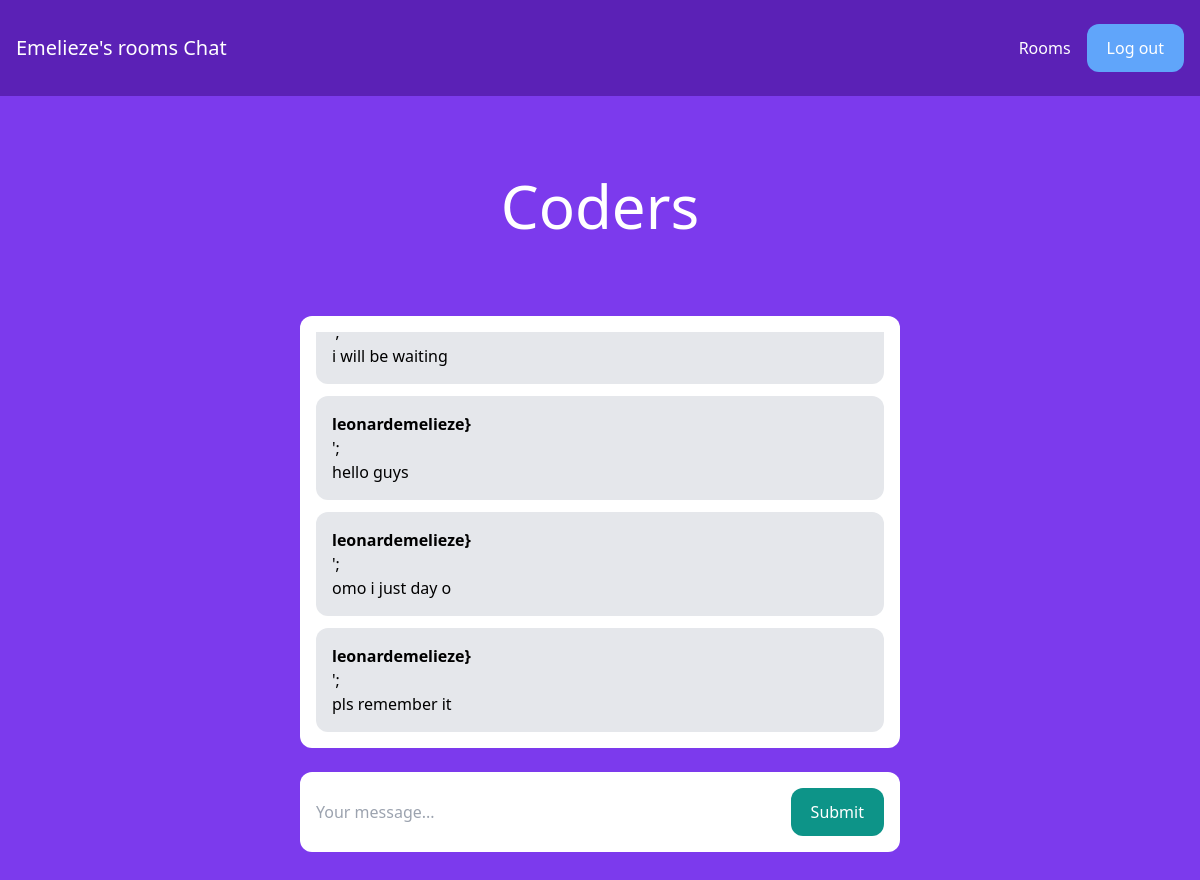
Page /rooms/coders/ (signed in) on the earlier database version.
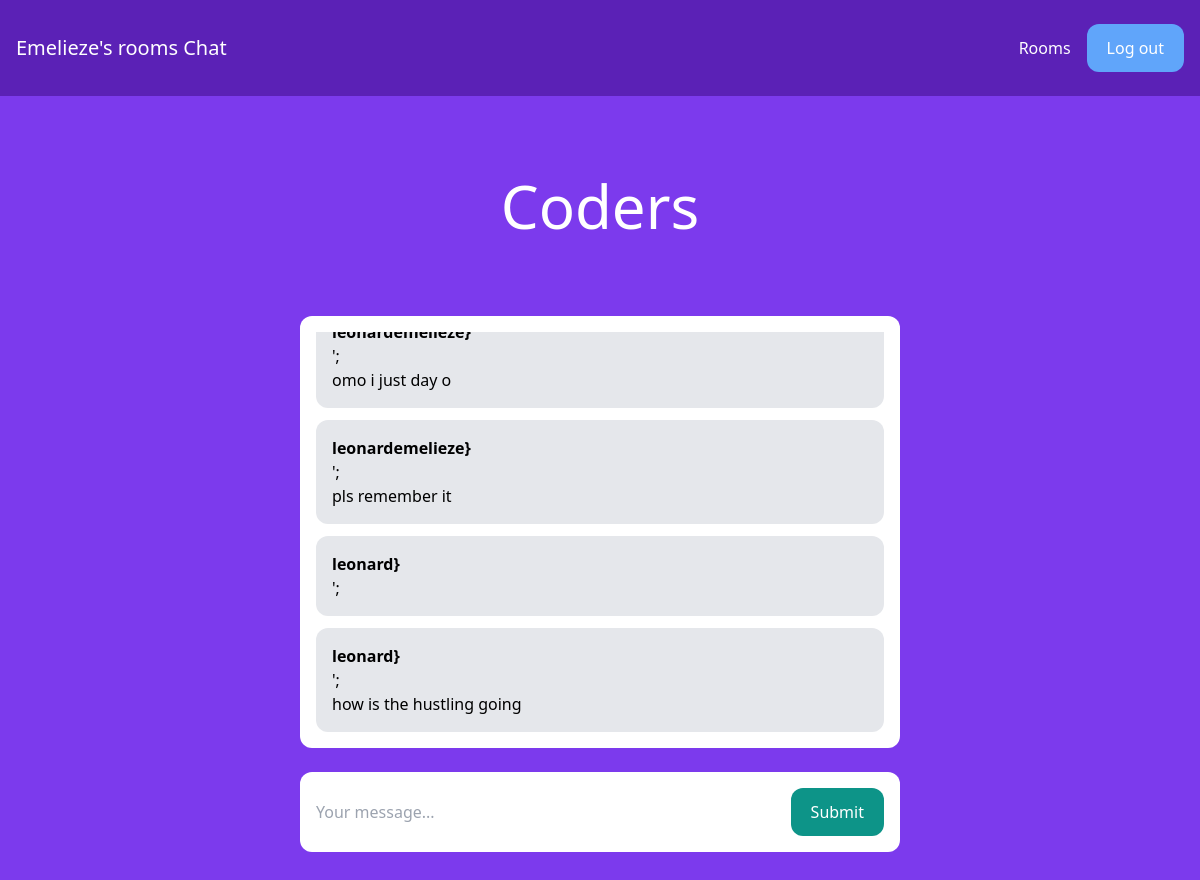
Same page on the later database version.
### room/models.py (models this page shows)
class Room (models.Model):
    name = models.CharField(max_length=225)
    slug = models.SlugField(unique=True)

class Message(models.Model):
    room = models.ForeignKey(Room, related_name='messages', on_delete=models.CASCADE)
    user = models.ForeignKey(User, related_name='messages', on_delete=models.CASCADE)
    content = models.TextField()
    date_added = models.DateTimeField(auto_now_add=True)
    class Meta:
        ordering = ('date_added',)

### room/views.py (the view)
# urls.py: path('rooms/', include('room.urls')),
@login_required
def room(request, slug):
    room = Room.objects.get(slug=slug)
    messages = Message.objects.filter(room=room)[0:25]
    return render(request, 'room/room.html',{
        'room':room, 'messages':messages
    })

### room/templates/room/room.html (shortened to what this page needs)
{% extends 'core/base.html' %}
{% block content %}
<div class="p-10 lg:p-20 text-center">
    <h1 class="text-3xl lg:text-6xl text-white"> {{room.name}}</h1>
</div>
<div class="lg:w-2/4 mx-4 lg:mx-auto p-4 bg-white rounded-xl">
    <div class="chat-messages space-y-3" id="chat-messages">
    {% for message in messages %}
    <div class="p-4 bg-gray-200 rounded-xl">
        <p class="font-semibold">{{ message.user.username }}}</p>';
        <p>{{ message.content }}</p>
    </div>
    {% endfor %}
    </div>
</div>
    <div class="lg:w-2/4 mt-6 mx-4 lg:mx-auto p-4 bg-white rounded-xl">
        <form method="post" action="." class="flex">
            <input type="text" name="content" class="flex-1 mr-3" placeholder="Your message..." id="chat-message-input">
            <button class="px-5 py-3 rounded-xl text-white bg-teal-600 hover:bg-teal-700"id="chat-message-submit"
            >Submit</button>
        </form>
    </div>
{% endblock %}

### core/templates/core/base.html (shortened to what this page needs)
<!DOCTYPE html>
<html>
  <head>
    <script src="https://cdn.tailwindcss.com"></script>
  </head>
  <body class="bg-violet-600">
    <nav class="flex items-center justify-between px-4 py-6 bg-violet-800">
      <div>
        <a href="/" class="text-xl text-white"> Emelieze's rooms Chat</a>
      </div>
      <div class="flex items-center space-x-4">
        {% if request.user.is_authenticated %}
        <a href="/rooms/" class="text-white hover:text-gray-200">Rooms</a>
        <a
          href="{% url 'logout' %}"
          class="px-5 py-3 rounded-xl text-white bg-blue-400 hover:bg-violet-600"
          >Log out</a
        >
        {% endif %}
      </div>
    </nav>
    {% block content %} {% endblock %}
  </body>
</html>

### core/templates/core/base.html (style rules this page uses)
.chat-messages { height: 400px; overflow-y: auto; }

Differences in the rows shown:
no longer on this page (row unchanged): Message: content "i will be waiting"
no longer on this page (row unchanged): Message: user.username "leonardemelieze", content "hello guys"
added Message: user.username "leonard"
added Message: user.username "leonard", content "how is the hustling going"
